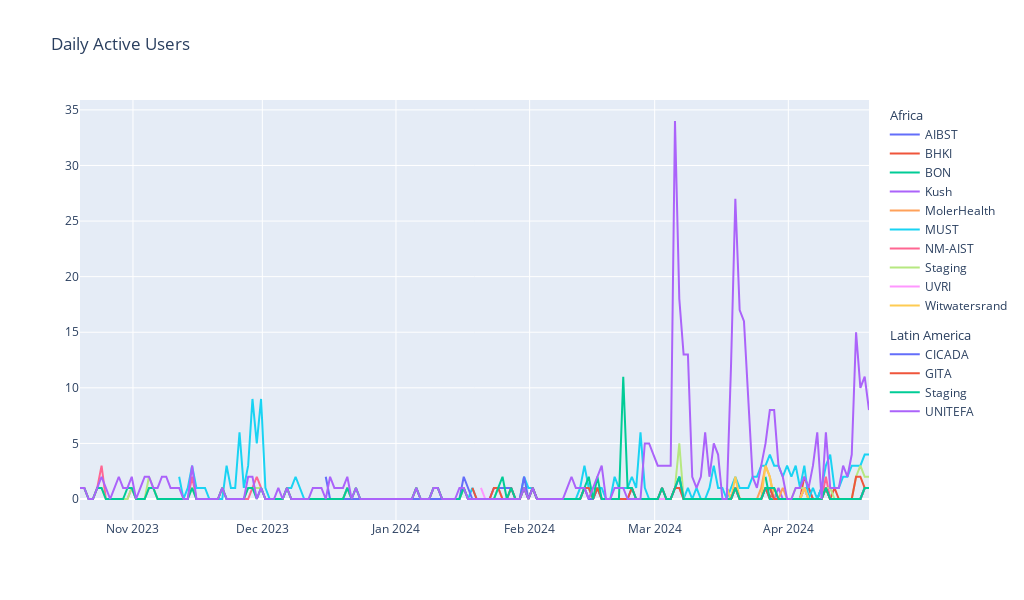

The cell this chart's notebook holds for it:
### Markdown cell above
Plot the data.

### Code cell
fig = go.Figure()
for i in range(len(dfs[0].columns)):
    fig.add_trace(go.Scatter(
        x=dfs[0].index,
        y=dfs[0].iloc[:,i],
        legendgrouptitle_text="Africa",
        legendgroup="africa",
        name=f"{dfs[0].columns[i]}",
        )
    )
for j in range(len(dfs[1].columns)):
    fig.add_trace(go.Scatter(
        x=dfs[1].index,
        y=dfs[1].iloc[:,j],
        legendgrouptitle_text="Latin America",
        legendgroup="Latin America",
        name=f"{dfs[1].columns[j]}",
        )
    )
fig.update_layout(title_text="Daily Active Users",
                  width=1024,
                  height=600,
                  legend=dict(groupclick="toggleitem")
                 )
fig.show()

### Figure 1 — Plotly figure (JSON) as saved in the notebook; plotly's stock layout.template omitted (floating-point values rounded to 4 significant figures; data arrays with more than 128 entries replaced by an {"elided": "..."} marker saying what was removed)
{"data": [{"legendgroup": "africa", "legendgrouptitle": {"text": "Africa"}, "name": "AIBST", "type": "scatter", "visible": true, "x": {"elided": "184 str values"}, "y": {"elided": "184 int values"}}, {"legendgroup": "africa", "legendgrouptitle": {"text": "Africa"}, "name": "BHKI", "type": "scatter", "visible": true, "x": {"elided": "184 str values"}, "y": {"elided": "184 int values"}}, {"legendgroup": "africa", "legendgrouptitle": {"text": "Africa"}, "name": "BON", "type": "scatter", "visible": true, "x": {"elided": "184 str values"}, "y": {"elided": "184 int values"}}, {"legendgroup": "africa", "legendgrouptitle": {"text": "Africa"}, "name": "Kush", "type": "scatter", "visible": true, "x": {"elided": "184 str values"}, "y": {"elided": "184 int values"}}, {"legendgroup": "africa", "legendgrouptitle": {"text": "Africa"}, "name": "MolerHealth", "type": "scatter", "visible": true, "x": {"elided": "184 str values"}, "y": {"elided": "184 int values"}}, {"legendgroup": "africa", "legendgrouptitle": {"text": "Africa"}, "name": "MUST", "type": "scatter", "visible": true, "x": {"elided": "184 str values"}, "y": {"elided": "184 int values"}}, {"legendgroup": "africa", "legendgrouptitle": {"text": "Africa"}, "name": "NM-AIST", "type": "scatter", "visible": true, "x": {"elided": "184 str values"}, "y": {"elided": "184 int values"}}, {"legendgroup": "africa", "legendgrouptitle": {"text": "Africa"}, "name": "Staging", "type": "scatter", "visible": true, "x": {"elided": "184 str values"}, "y": {"elided": "184 int values"}}, {"legendgroup": "africa", "legendgrouptitle": {"text": "Africa"}, "name": "UVRI", "type": "scatter", "visible": true, "x": {"elided": "184 str values"}, "y": {"elided": "184 int values"}}, {"legendgroup": "africa", "legendgrouptitle": {"text": "Africa"}, "name": "Witwatersrand", "type": "scatter", "visible": true, "x": {"elided": "184 str values"}, "y": {"elided": "184 int values"}}, {"legendgroup": "Latin America", "legendgrouptitle": {"text": "Latin America"}, "name": "CICADA", "type": "scatter", "visible": true, "x": {"elided": "184 str values"}, "y": {"elided": "184 int values"}}, {"legendgroup": "Latin America", "legendgrouptitle": {"text": "Latin America"}, "name": "GITA", "type": "scatter", "visible": true, "x": {"elided": "184 str values"}, "y": {"elided": "184 int values"}}, {"legendgroup": "Latin America", "legendgrouptitle": {"text": "Latin America"}, "name": "Staging", "type": "scatter", "visible": true, "x": {"elided": "184 str values"}, "y": {"elided": "184 int values"}}, {"legendgroup": "Latin America", "legendgrouptitle": {"text": "Latin America"}, "name": "UNITEFA", "type": "scatter", "visible": true, "x": {"elided": "184 str values"}, "y": {"elided": "184 int values"}}], "layout": {"height": 600, "legend": {"groupclick": "toggleitem"}, "title": {"text": "Daily Active Users"}, "width": 1024, "xaxis": {"autorange": true, "range": ["2023-10-19 17:05:19.72", "2024-04-19 17:05:21.37"], "type": "date"}, "yaxis": {"autorange": true, "range": [-1.889, 35.89], "type": "linear"}}}
